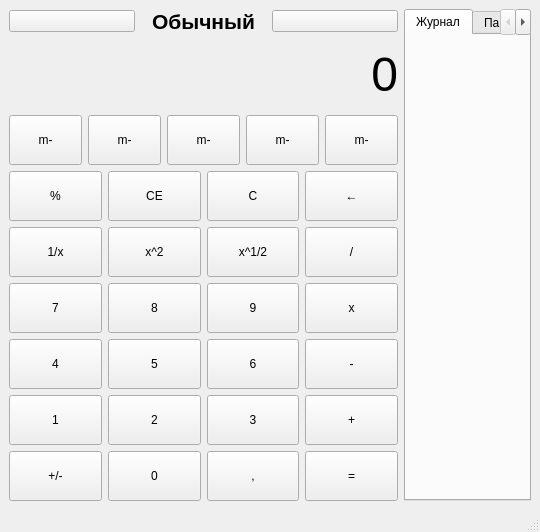
<?xml version="1.0" encoding="UTF-8"?>
<ui version="4.0">
 <class>MainWindow</class>
 <widget class="QMainWindow" name="MainWindow">
  <property name="geometry">
   <rect>
    <x>0</x>
    <y>0</y>
    <width>540</width>
    <height>532</height>
   </rect>
  </property>
  <property name="windowTitle">
   <string>MainWindow</string>
  </property>
  <widget class="QWidget" name="centralwidget">
   <layout class="QHBoxLayout" name="horizontalLayout_4">
    <item>
     <layout class="QHBoxLayout" name="horizontalLayout_2">
      <item>
       <layout class="QVBoxLayout" name="verticalLayout">
        <item>
         <layout class="QHBoxLayout" name="horizontalLayout">
          <item>
           <widget class="QPushButton" name="pushButton_38">
            <property name="minimumSize">
             <size>
              <width>15</width>
              <height>15</height>
             </size>
            </property>
            <property name="text">
             <string/>
            </property>
            <property name="icon">
             <iconset>
              <normaloff>icon1.png</normaloff>icon1.png</iconset>
            </property>
           </widget>
          </item>
          <item>
           <widget class="QLabel" name="label_2">
            <property name="text">
             <string>&lt;html&gt;&lt;head/&gt;&lt;body&gt;&lt;p align=&quot;center&quot;&gt;&lt;span style=&quot; font-size:16pt; font-weight:600;&quot;&gt;Обычный&lt;/span&gt;&lt;/p&gt;&lt;/body&gt;&lt;/html&gt;</string>
            </property>
           </widget>
          </item>
          <item>
           <widget class="QPushButton" name="pushButton_39">
            <property name="text">
             <string/>
            </property>
            <property name="icon">
             <iconset>
              <normaloff>icon2.png</normaloff>icon2.png</iconset>
            </property>
           </widget>
          </item>
         </layout>
        </item>
        <item>
         <widget class="QLabel" name="label">
          <property name="text">
           <string>&lt;html&gt;&lt;head/&gt;&lt;body&gt;&lt;p align=&quot;right&quot;&gt;&lt;span style=&quot; font-size:36pt;&quot;&gt;0&lt;/span&gt;&lt;/p&gt;&lt;/body&gt;&lt;/html&gt;</string>
          </property>
         </widget>
        </item>
        <item>
         <layout class="QHBoxLayout" name="horizontalLayout_3">
          <item>
           <widget class="QPushButton" name="pushButton_8">
            <property name="minimumSize">
             <size>
              <width>50</width>
              <height>50</height>
             </size>
            </property>
            <property name="text">
             <string>m-</string>
            </property>
           </widget>
          </item>
          <item>
           <widget class="QPushButton" name="pushButton_40">
            <property name="minimumSize">
             <size>
              <width>50</width>
              <height>50</height>
             </size>
            </property>
            <property name="text">
             <string>m-</string>
            </property>
           </widget>
          </item>
          <item>
           <widget class="QPushButton" name="pushButton_41">
            <property name="minimumSize">
             <size>
              <width>50</width>
              <height>50</height>
             </size>
            </property>
            <property name="text">
             <string>m-</string>
            </property>
           </widget>
          </item>
          <item>
           <widget class="QPushButton" name="pushButton_42">
            <property name="minimumSize">
             <size>
              <width>50</width>
              <height>50</height>
             </size>
            </property>
            <property name="text">
             <string>m-</string>
            </property>
           </widget>
          </item>
          <item>
           <widget class="QPushButton" name="pushButton_43">
            <property name="minimumSize">
             <size>
              <width>50</width>
              <height>50</height>
             </size>
            </property>
            <property name="text">
             <string>m-</string>
            </property>
           </widget>
          </item>
         </layout>
        </item>
        <item>
         <layout class="QGridLayout" name="gridLayout">
          <item row="1" column="1">
           <widget class="QPushButton" name="pushButton_19">
            <property name="minimumSize">
             <size>
              <width>50</width>
              <height>50</height>
             </size>
            </property>
            <property name="text">
             <string>x^2</string>
            </property>
           </widget>
          </item>
          <item row="2" column="3">
           <widget class="QPushButton" name="pushButton_25">
            <property name="minimumSize">
             <size>
              <width>50</width>
              <height>50</height>
             </size>
            </property>
            <property name="text">
             <string>x</string>
            </property>
           </widget>
          </item>
          <item row="5" column="0">
           <widget class="QPushButton" name="pushButton_34">
            <property name="minimumSize">
             <size>
              <width>50</width>
              <height>50</height>
             </size>
            </property>
            <property name="text">
             <string>+/-</string>
            </property>
           </widget>
          </item>
          <item row="2" column="1">
           <widget class="QPushButton" name="pushButton_23">
            <property name="minimumSize">
             <size>
              <width>50</width>
              <height>50</height>
             </size>
            </property>
            <property name="text">
             <string>8</string>
            </property>
           </widget>
          </item>
          <item row="1" column="2">
           <widget class="QPushButton" name="pushButton_20">
            <property name="minimumSize">
             <size>
              <width>50</width>
              <height>50</height>
             </size>
            </property>
            <property name="text">
             <string>x^1/2</string>
            </property>
           </widget>
          </item>
          <item row="5" column="2">
           <widget class="QPushButton" name="pushButton_36">
            <property name="minimumSize">
             <size>
              <width>50</width>
              <height>50</height>
             </size>
            </property>
            <property name="text">
             <string>,</string>
            </property>
           </widget>
          </item>
          <item row="4" column="2">
           <widget class="QPushButton" name="pushButton_32">
            <property name="minimumSize">
             <size>
              <width>50</width>
              <height>50</height>
             </size>
            </property>
            <property name="text">
             <string>3</string>
            </property>
           </widget>
          </item>
          <item row="1" column="3">
           <widget class="QPushButton" name="pushButton_21">
            <property name="minimumSize">
             <size>
              <width>50</width>
              <height>50</height>
             </size>
            </property>
            <property name="text">
             <string>/</string>
            </property>
           </widget>
          </item>
          <item row="4" column="1">
           <widget class="QPushButton" name="pushButton_31">
            <property name="minimumSize">
             <size>
              <width>50</width>
              <height>50</height>
             </size>
            </property>
            <property name="text">
             <string>2</string>
            </property>
           </widget>
          </item>
          <item row="0" column="3">
           <widget class="QPushButton" name="pushButton_18">
            <property name="minimumSize">
             <size>
              <width>50</width>
              <height>50</height>
             </size>
            </property>
            <property name="text">
             <string>←</string>
            </property>
           </widget>
          </item>
          <item row="3" column="0">
           <widget class="QPushButton" name="pushButton_26">
            <property name="minimumSize">
             <size>
              <width>50</width>
              <height>50</height>
             </size>
            </property>
            <property name="text">
             <string>4</string>
            </property>
           </widget>
          </item>
          <item row="4" column="0">
           <widget class="QPushButton" name="pushButton_30">
            <property name="minimumSize">
             <size>
              <width>50</width>
              <height>50</height>
             </size>
            </property>
            <property name="text">
             <string>1</string>
            </property>
           </widget>
          </item>
          <item row="2" column="2">
           <widget class="QPushButton" name="pushButton_24">
            <property name="minimumSize">
             <size>
              <width>50</width>
              <height>50</height>
             </size>
            </property>
            <property name="text">
             <string>9</string>
            </property>
           </widget>
          </item>
          <item row="0" column="0">
           <widget class="QPushButton" name="pushButton_4">
            <property name="minimumSize">
             <size>
              <width>50</width>
              <height>50</height>
             </size>
            </property>
            <property name="text">
             <string>%</string>
            </property>
           </widget>
          </item>
          <item row="4" column="3">
           <widget class="QPushButton" name="pushButton_33">
            <property name="minimumSize">
             <size>
              <width>50</width>
              <height>50</height>
             </size>
            </property>
            <property name="text">
             <string>+</string>
            </property>
           </widget>
          </item>
          <item row="3" column="3">
           <widget class="QPushButton" name="pushButton_29">
            <property name="minimumSize">
             <size>
              <width>50</width>
              <height>50</height>
             </size>
            </property>
            <property name="text">
             <string>-</string>
            </property>
           </widget>
          </item>
          <item row="0" column="1">
           <widget class="QPushButton" name="pushButton_9">
            <property name="minimumSize">
             <size>
              <width>50</width>
              <height>50</height>
             </size>
            </property>
            <property name="text">
             <string>CE</string>
            </property>
           </widget>
          </item>
          <item row="3" column="1">
           <widget class="QPushButton" name="pushButton_27">
            <property name="minimumSize">
             <size>
              <width>50</width>
              <height>50</height>
             </size>
            </property>
            <property name="text">
             <string>5</string>
            </property>
           </widget>
          </item>
          <item row="5" column="1">
           <widget class="QPushButton" name="pushButton_35">
            <property name="minimumSize">
             <size>
              <width>50</width>
              <height>50</height>
             </size>
            </property>
            <property name="text">
             <string>0</string>
            </property>
           </widget>
          </item>
          <item row="1" column="0">
           <widget class="QPushButton" name="pushButton_5">
            <property name="minimumSize">
             <size>
              <width>50</width>
              <height>50</height>
             </size>
            </property>
            <property name="text">
             <string>1/x</string>
            </property>
           </widget>
          </item>
          <item row="0" column="2">
           <widget class="QPushButton" name="pushButton_17">
            <property name="minimumSize">
             <size>
              <width>50</width>
              <height>50</height>
             </size>
            </property>
            <property name="text">
             <string>C</string>
            </property>
           </widget>
          </item>
          <item row="5" column="3">
           <widget class="QPushButton" name="pushButton_37">
            <property name="minimumSize">
             <size>
              <width>50</width>
              <height>50</height>
             </size>
            </property>
            <property name="text">
             <string>=</string>
            </property>
           </widget>
          </item>
          <item row="3" column="2">
           <widget class="QPushButton" name="pushButton_28">
            <property name="minimumSize">
             <size>
              <width>50</width>
              <height>50</height>
             </size>
            </property>
            <property name="text">
             <string>6</string>
            </property>
           </widget>
          </item>
          <item row="2" column="0">
           <widget class="QPushButton" name="pushButton_22">
            <property name="minimumSize">
             <size>
              <width>50</width>
              <height>50</height>
             </size>
            </property>
            <property name="text">
             <string>7</string>
            </property>
           </widget>
          </item>
         </layout>
        </item>
       </layout>
      </item>
     </layout>
    </item>
    <item>
     <widget class="QTabWidget" name="tabWidget">
      <property name="currentIndex">
       <number>0</number>
      </property>
      <property name="documentMode">
       <bool>false</bool>
      </property>
      <widget class="QWidget" name="tab">
       <attribute name="title">
        <string>Журнал</string>
       </attribute>
      </widget>
      <widget class="QWidget" name="tab_2">
       <attribute name="title">
        <string>Память</string>
       </attribute>
      </widget>
     </widget>
    </item>
   </layout>
  </widget>
  <widget class="QStatusBar" name="statusbar"/>
 </widget>
 <resources/>
 <connections/>
</ui>
